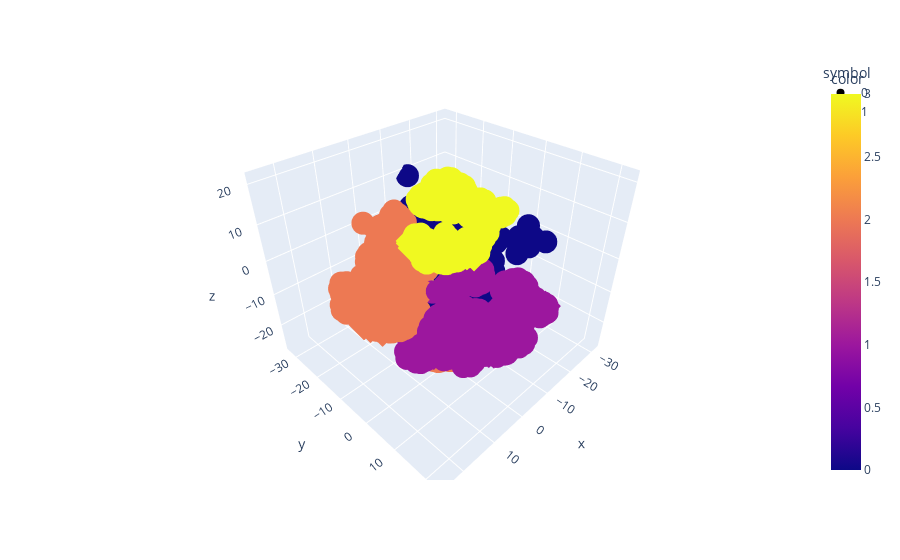

The code cell stored with this chart in its notebook:
### Code cell
vis_df = df

vis_df['x'] = tsne_lda[:, 0]
vis_df['y'] = tsne_lda[:, 1]
vis_df['z'] = tsne_lda[:, 2]
vis_df['c'] = topic_num
vis_df['bot'] = pred

x = vis_df['x'] 
y = vis_df['y']
z = vis_df['z']
c = vis_df['c']
symbol = vis_df['bot']

fig = px.scatter_3d(x=x, z=z, y=y,
              color=c, symbol=symbol)

fig.show()
